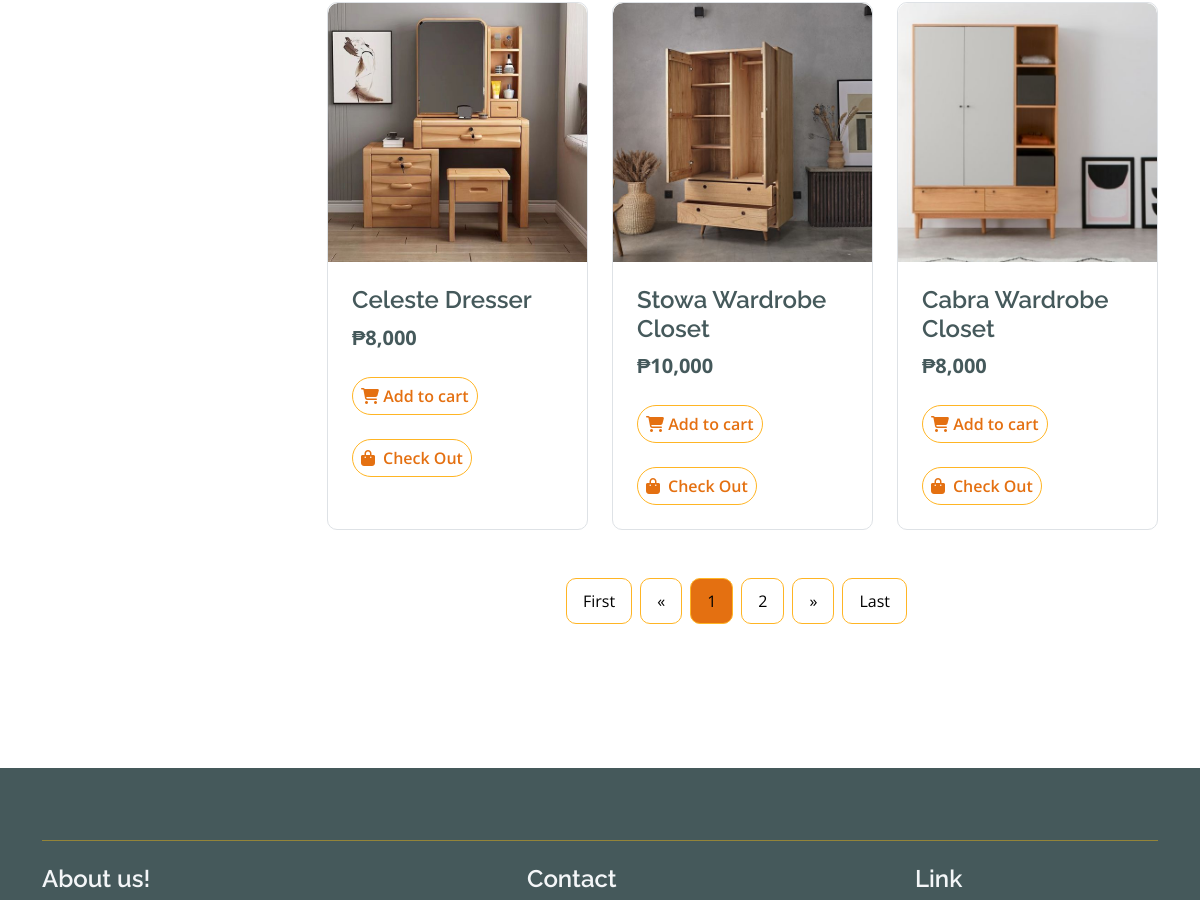
The page /shop.php (signed in, middle part) on the database as committed earlier.
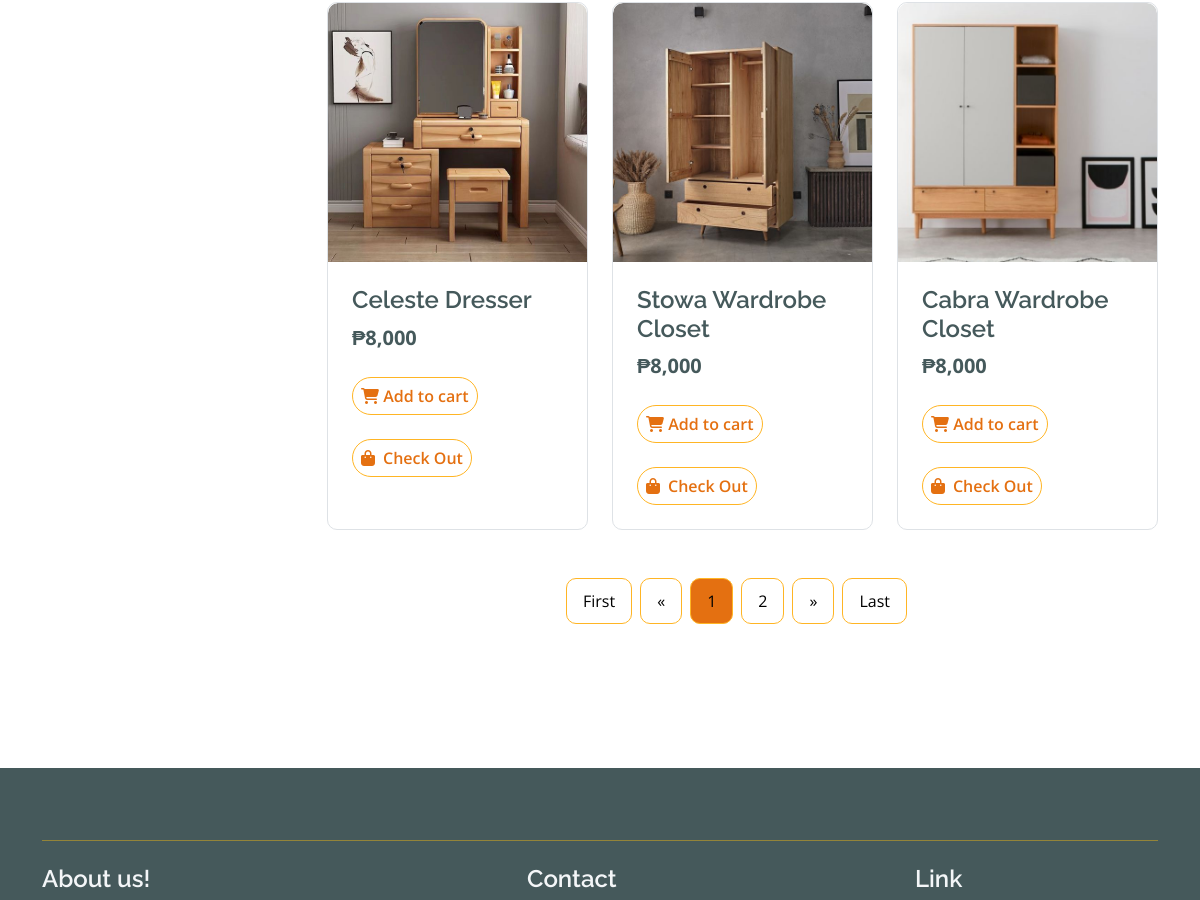
The same page on the database as committed later.
### tables this page shows
CREATE TABLE `furnituretbl` (
  `fID` bigint(20) NOT NULL,
  `fName` varchar(255) NOT NULL,
  `category` varchar(255) NOT NULL,
  `image` varchar(255) NOT NULL,
  `fDes` varchar(5000) NOT NULL,
  `fQuantity` int(11) NOT NULL,
  `cost` bigint(255) NOT NULL,
  `date` date NOT NULL,
  `width` decimal(10,2) DEFAULT NULL,
  `length` decimal(10,2) DEFAULT NULL,
  `height` decimal(10,2) DEFAULT NULL
);

### functions.php (called while the page is built, shortened)
<?php
include("database.php");
$start = 0;
$per_page = 9;
$furniture = "SELECT * FROM furnituretbl ORDER BY fID DESC LIMIT  $start, $per_page";
$furResult = mysqli_query($conn, $furniture);
?>

### shop.php (the view, shortened to what the changed rows need)
<?php
include("functions.php");
?>
<!DOCTYPE html>
<html lang="en">
<head>
    <link rel="stylesheet" href="https://cdnjs.cloudflare.com/ajax/libs/font-awesome/6.6.0/css/all.min.css"
 />
    <link href="https://cdn.jsdelivr.net/npm/bootstrap-icons@1.4.1/font/bootstrap-icons.css" rel="stylesheet">
    <link href="lib/lightbox/css/lightbox.min.css" rel="stylesheet">
    <link href="lib/owlcarousel/assets/owl.carousel.min.css" rel="stylesheet">
    <link href="css/bootstrap.min.css" rel="stylesheet">
    <link href="css/style.css" rel="stylesheet">
</head>
<?php
if (isset($_GET['page-nr'])) {
    $id = $_GET['page-nr'];
} else {
    $id = 1;
}
?>
<body id="<?php echo $id; ?>">
    <div class="container-fluid fruite py-5">
        <div class="container py-5">
            <div class="tab-class ">
                <form method="POST" action="functions.php">
                    <div class="row g-4">
                        <div class="col-lg-9">
                            <div class="tab-content">
                                <div id="tab-1" class="tab-pane fade show p-0 active">
                                    <div class="row g-4">
                                        <div class="col-lg-12">
                                            <div class="row g-4">
                                                <?php
                                                while ($row = mysqli_fetch_assoc($furResult)) {
                                                    $number = $row['cost'];
                                                    $fID = $row['fID'];
                                                    $formattedNumber = number_format($number, 0, '.', ',');
                                                    $cost = $formattedNumber;
                                                    $totQtySql = "SELECT SUM(quantity) FROM checkout WHERE (status = 'Completed' OR status = 'Delivered') AND fID = '$fID'";
                                                    $totQtyResult = mysqli_query($conn, $totQtySql);
                                                    $totQtyRow = mysqli_fetch_assoc($totQtyResult);
                                                    $totSold = $totQtyRow['SUM(quantity)'] ?? 0;
                                                    if ($row['fQuantity'] !== 0) {
                                                        ?>
                                                        <div class="col-md-6 col-lg-6 col-xl-4 mt-5 ">
                                                            <div class="rounded position-relative fruite-item border fia"
                                                                data-image="./up/<?php echo $row['image']; ?>"
                                                                data-name="<?php echo $row['fName']; ?>"
                                                                data-cost="&#8369;<?php echo $cost; ?>"
                                                                data-count="<?php echo $totSold; ?>"
                                                                data-des="<?php echo $row['fDes']; ?>">
                                                                <form method="POST" action="functions.php">
                                                                    <div class="fruite-img">
                                                                        <a href="shop-detail.php?id=<?php echo $row['fID']; ?>">
                                                                            <img src="./up/<?php echo $row['image']; ?>"
                                                                                class="img-fluid w-100 rounded-top" alt=""></a>
                                                                    </div>
                                                                    <div class="p-4 rounded-bottom">
                                                                        <h4><?php echo $row['fName']; ?></h4>
                                                                        <div
                                                                            class="d-flex justify-content-between flex-lg-wrap">
                                                                            <p class="text-dark fs-5 fw-bold mb-0">
                                                                                &#8369;<?php echo $cost; ?></p>
                                                                        </div>
                                                                        <div
                                                                            class="d-flex justify-content-between flex-lg-wrap">
                                                                            <button type="submit"
                                                                                class=" btn border border-secondary rounded-pill px-2 text-primary mt-4"
                                                                                name="add"><i class="fa fa-shopping-cart"
                                                                                    aria-hidden="true"></i> Add to cart</button>
                                                                            <a data-id='<?php echo $row['fID']; ?>'
                                                                                type="submit"
                                                                                class="btn check border d-flex align-items-center border-secondary rounded-pill px-2 text-primary mt-4"
                                                                                name="check"
                                                                                value="<?php echo $row['fQuantity']; ?>"><i
                                                                                    class="fa fa-shopping-bag me-2"></i>Check
                                                                                Out</a>
                                                                        </div>
                                                                    </div>
                                                                </form>
                                                            </div>
                                                        </div>
                                                        <?php
                                                    }
                                                }
                                                ?>
                                            </div>
                                        </div>
                                    </div>
                                </div>
                            </div>
                        </div>
                    </div>
                </form>
            </div>
        </div>
    </div>
</body>
</html>

Rows that differ between the two databases and show on the page:
changed furnituretbl "Stowa Wardrobe Closet": cost "10,000" → "8,000"
